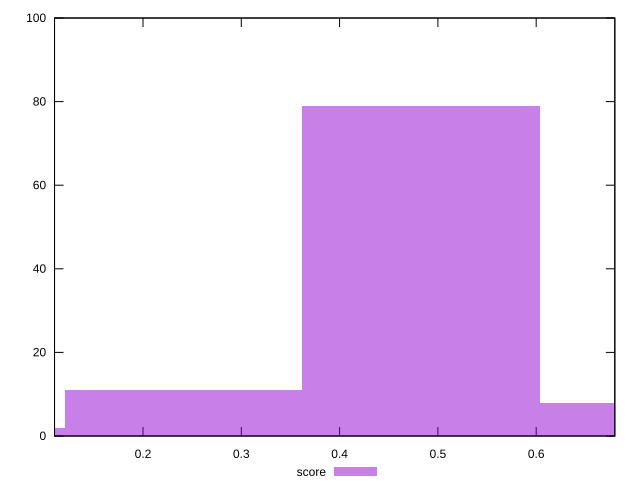

Write gnuplot code to recreate this figure.
reset

$score <<EOF
0 2
0.48280370935744504 79
0.24140185467872252 11
0.7242055640361675 8
EOF

set key outside below
set boxwidth 0.24140185467872252
set xrange [0.11:0.68]
set yrange [0:100]
set trange [0:100]
set style fill transparent solid 0.5 noborder
set terminal svg size 640, 490 enhanced background rgb 'white'
set output "report_00016_2021-02-10T13-31-48.338Z/speed-index/samples/pages/score/histogram.svg"

plot $score title "score" with boxes

reset
